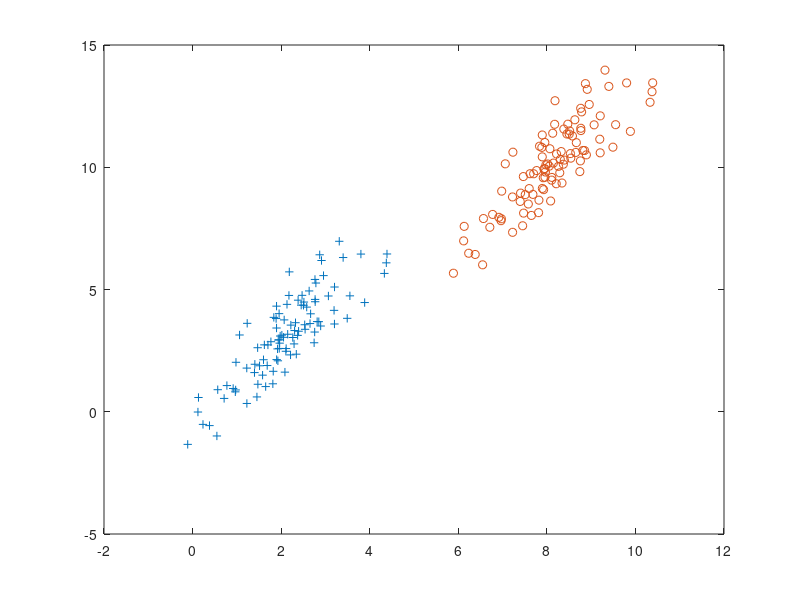
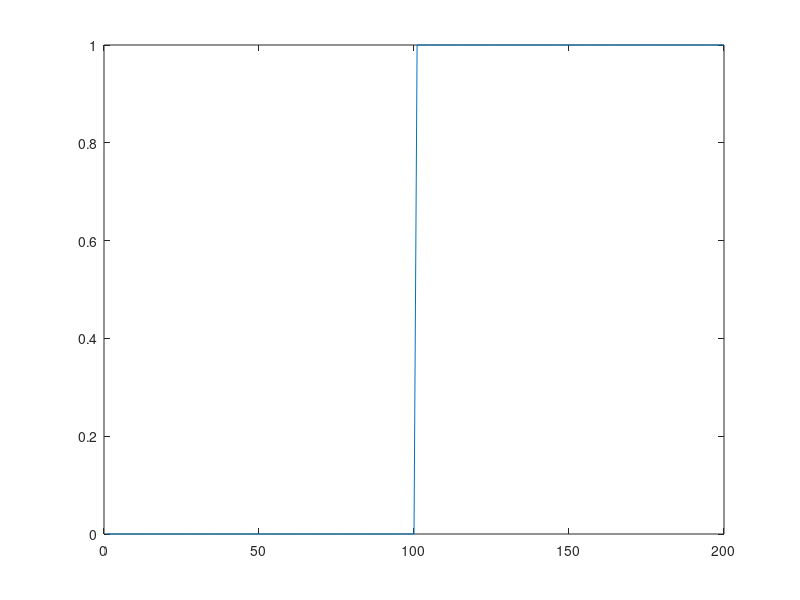
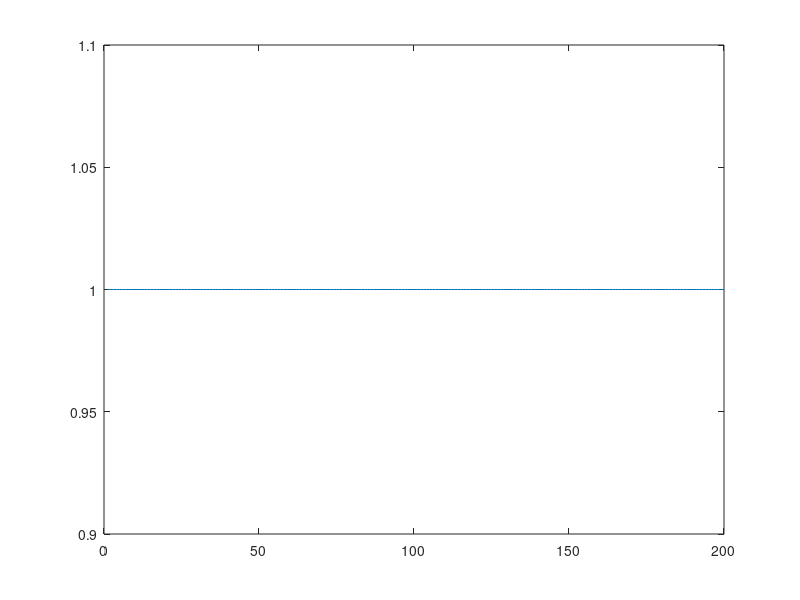

These figures' MATLAB source, in order: (Note: this script raises an error after producing the figures.)
close all
clear all
%%% CLASSIFICATION Problem
%% logistic regression application

number_of_data = 100;

mu1 = [2,3];
sigma1 = [1,1.5;1.5,3];
rng default  % For reproducibility
rnd_number_1 = mvnrnd(mu1,sigma1,number_of_data);

mu2 = [8,10];
sigma2 = [1,1.5;1.5,3];
rng default  % For reproducibility
rnd_number_2 = mvnrnd(mu2,sigma2,number_of_data);

figure
plot(rnd_number_1(:,1),rnd_number_1(:,2),'+')
hold on
plot(rnd_number_2(:,1),rnd_number_2(:,2),'o')

X0 = ones(2*length(rnd_number_1(:,1)),1);

X1 = [rnd_number_1(:,1);rnd_number_2(:,1)];
X2 = [rnd_number_1(:,2);rnd_number_2(:,2)];

Y_general = [zeros(length(rnd_number_1(:,1)),1);ones(length(rnd_number_1(:,1)),1)];

X_general_unnormalized = [X0 X1 X2];
X_general = [X0 mat2gray(X1) mat2gray(X2)];


training_number = length(X0);


%% firstly, model function H(x) should be defined to train the network.
%% H(x) = 1/(1 + exp(teta_0*x0 + teta_1*x1 + teta_2*x2))

teta = randi([-20 100],3,1);

%% then, cost function should be prepared in order to be appropriate form
%% J(teta) = 1/m*summation((h(x) - y)^2)
%%%%%%
%%%%%%%%%%%%%%%%%%%%%%%%%%%%%%%%%%%%%%%%%%%%%%%%%%%%%%%%%%%%%%%%%%%%%%%%
%% Your code should be in here.






%% Your code should be in here.
%%%%%%%%%%%%%%%%%%%%%%%%%%%%%%%%%%%%%%%%%%%%%%%%%%%%%%%%%%%%%%%%%%%%%%%%




h_teta_x = 1./(1 + exp(-(teta(1,1).*X_general(:,1) + teta(2,1).*X_general(:,2) + teta(3,1).*X_general(:,3))));

figure
plot([1:1:training_number],Y_general);
figure
plot([1:1:training_number],h_teta_x);


% for plotting boundary section in graph
% figure
% plot(rnd_number_1(:,1),rnd_number_1(:,2),'+')
% hold on
% plot(rnd_number_2(:,1),rnd_number_2(:,2),'o')
% 
% x1_boundary = abs(teta(1,1)/(teta(2,1)))*max(X_general_unnormalized(:,2));
% x2_boundary = abs(teta(1,1)/(teta(3,1)))*max(X_general_unnormalized(:,3));
% plot([0 x1_boundary*3],[x2_boundary*3 0]);

plotDecisionBoundary(teta, X_general, Y_general)


coeff = 0;



% end